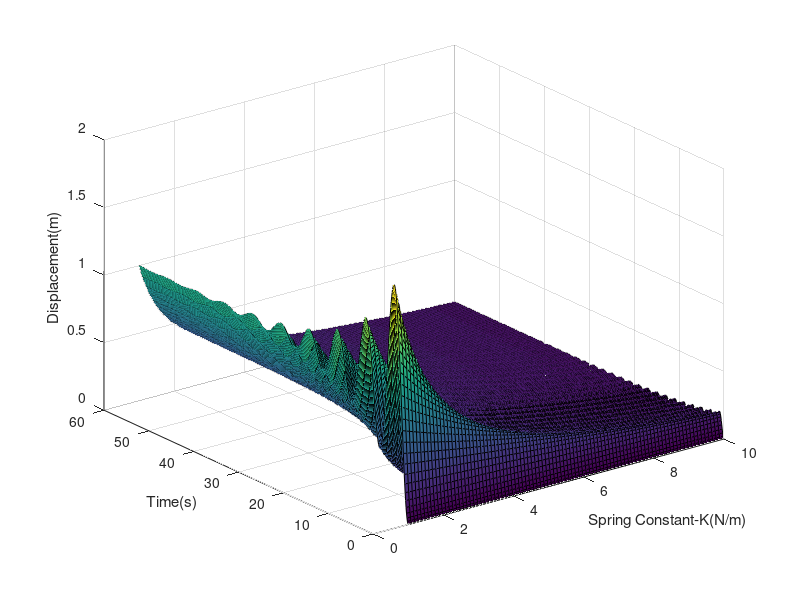

Recreate this plot in MATLAB.
% Mass-spring-damper parameters starting with the values from
% ctms.engin.umich.edu state space model
m = 1; % Mass = 1.0 kg
%k = 1; % Spring constant = 1.0 N/m
b = 0.2; % Damping constant = 0.2 Ns/m
F = 1; % Input Force = 1.0 N



B = [0;1/m];
C = [1 0];
D = 0;
t = 0:0.1:60;
Z = zeros(601,91);
for k = 1:0.1:10
    i = int32((k-1)/0.1+1);
    A = [0,1;-k/m,-b/m];
    sys = ss(A,B,C,D);
    Z(:,i)= step(sys,t);
end 

[X,Y] = meshgrid(1:0.1:10,t);
fig = figure();
surf(X,Y,Z)
xlabel("Spring Constant-K(N/m)")
ylabel("Time(s)")
zlabel("Displacement(m)")
saveas(fig,"Spring Parameter Plot.png")
save("springParameters.mat","X","Y","Z")